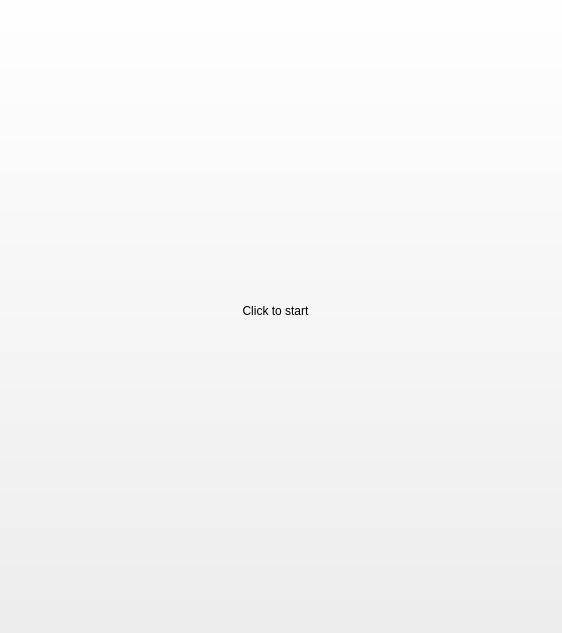
<?xml version="1.0" encoding="UTF-8"?>
<ui version="4.0">
 <class>StartWindow</class>
 <widget class="QWidget" name="StartWindow">
  <property name="geometry">
   <rect>
    <x>0</x>
    <y>0</y>
    <width>562</width>
    <height>633</height>
   </rect>
  </property>
  <property name="windowTitle">
   <string>Form</string>
  </property>
  <property name="autoFillBackground">
   <bool>true</bool>
  </property>
  <widget class="QPushButton" name="windowButton">
   <property name="geometry">
    <rect>
     <x>-20</x>
     <y>-20</y>
     <width>591</width>
     <height>661</height>
    </rect>
   </property>
   <property name="text">
    <string>Click to start</string>
   </property>
  </widget>
 </widget>
 <resources/>
 <connections/>
</ui>
